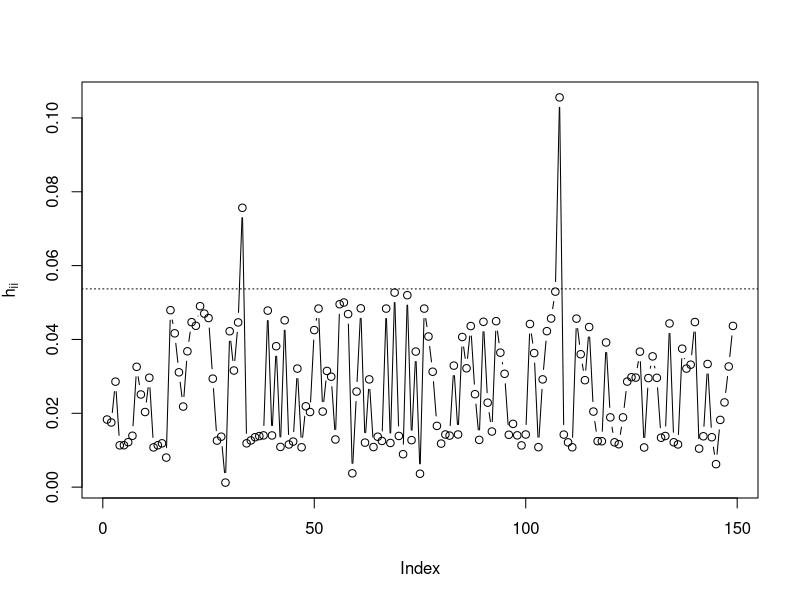

Source code (R):
### Übung 6


# Laden von benötigten Paketen:
library(tidyverse)


# Laden des Datensatzes (siehe vorheriges Blatt)
foodstamp <- read.table("foodstamp.dat", header = FALSE)
colnames(foodstamp) <- c("y", "TEN", "SUP", "INC")
head(foodstamp)
summary(foodstamp)

# Entfernen der Beobachtungen mit einem Einkommen von 0:
foodstamp <- foodstamp %>% filter(INC > 0)

# Schätzung eines GLMs mit Logit-Link (Logit-Modell):
model_logit <- glm(
  formula = y ~ TEN + SUP + INC,
  family = binomial(link = "logit"), data = foodstamp
)
summary(model_logit)

# Funktion, die die Diagonalelemente der generalisierten Hat-Matrix ausgibt
hatglm <- function(glmobject) {
  # Gewichte aus dem terminalen IWLS-Schritt
  w <- glmobject$weights
  # Extrahieren der Design-Matrix X
  x <- model.matrix(glmobject)
  # Berechnen von sqrt(W^(t))*X
  wsqrtX <- sqrt(w) * x
  # Inverse Fisher-Matrix: hier gleich der skalierten Kovarianzmatrix von \beta
  finv <- summary(glmobject)$cov.scaled
  hii <- diag(wsqrtX %*% finv %*% t(wsqrtX))
  return(hii)
}
hii <- hatglm(model_logit)

# Anzahl Beobachtungen im Datensatz
n <- length(foodstamp$y)
# Plotten der Leverages (Diagonalelemente) gegen die Indizes
par(mfrow = c(1, 1))
plot(1:n, hii, type = "b", xlab = "Index", ylab = expression(h[ii]))
p <- length(model_logit$coef)
# H >= 2*p/n sind sogenannte high-leverage Punkte
abline(h = 2 * p / n, lty = 3)

# Identifikation der high-leverage Punkte d.h. wenn man die Daten dieser
# Indizes herausnimmt kann man erwarten, dass sich die Schätzer stärker ändert,
# als wenn andere Datenpunkte herausgelassen werden (Fausregel: h_ii > 2*p'/n):
candhl <- which(hii > 2 * p / n)
candhl
# Beobachtungen 33 und 108

# Vergleich mit in R implementierter Funktion "hatvalues"
hii_r <- hatvalues(model_logit)
sum((hii - hii_r)^2)
all.equal(hii, hii_r)
# gleiches Ergebnis wie bei der in R implementierten Funktion
